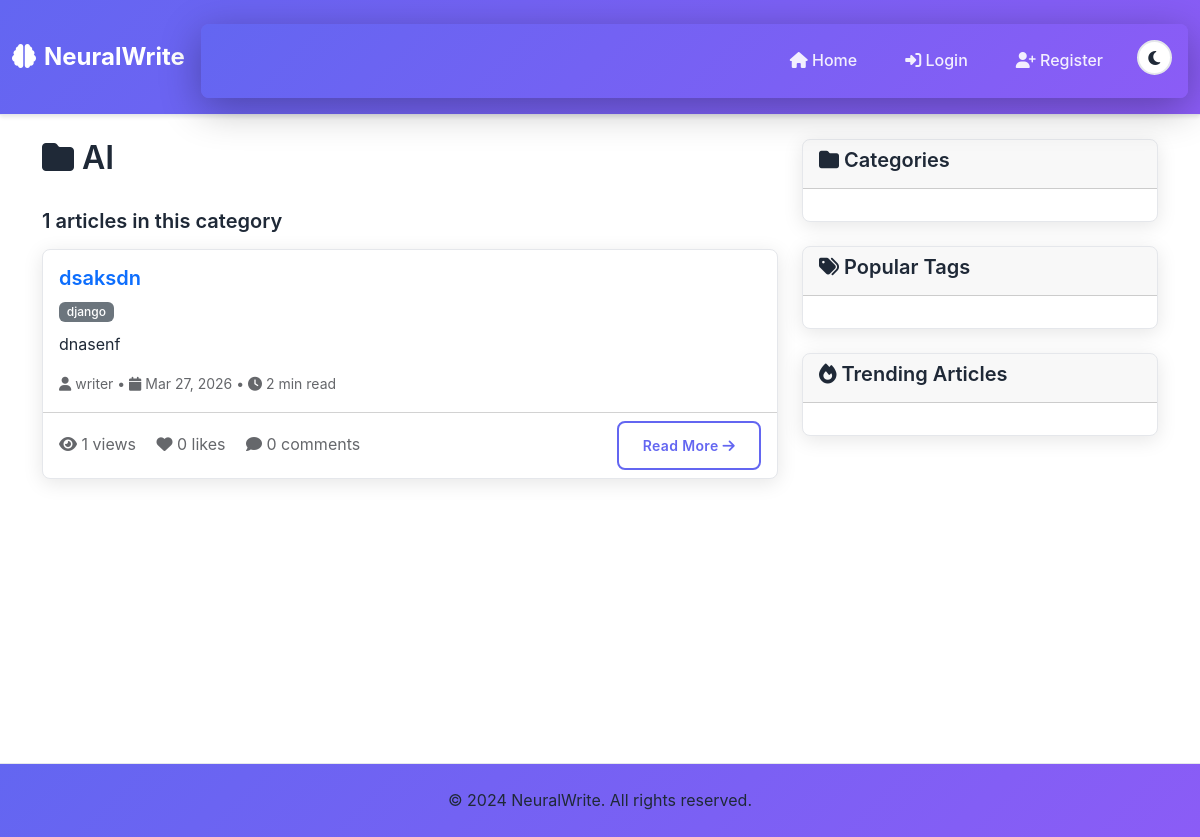
/category/ai/, run on the app's committed database.
### articles/models.py (models this page shows, shortened)
class Category(models.Model):
    name = models.CharField(max_length=100, unique=True)
    slug = models.SlugField(max_length=100, unique=True, blank=True)
    description = models.TextField(blank=True)
    color = models.CharField(max_length=7, default='#007bff')  # Hex color
    created_at = models.DateTimeField(auto_now_add=True)
    class Meta:
        verbose_name_plural = "Categories"
        ordering = ['name']

class Article(models.Model):
    STATUS_CHOICES = [
        ('draft', 'Draft'),
        ('published', 'Published'),
        ('archived', 'Archived'),
    ]
    title = models.CharField(max_length=200)
    slug = models.SlugField(max_length=200, unique=True, blank=True)
    author = models.ForeignKey(User, on_delete=models.CASCADE, related_name='articles')
    category = models.ForeignKey(Category, on_delete=models.CASCADE, related_name='articles')
    tags = models.ManyToManyField(Tag, blank=True)
    content = models.TextField()
    excerpt = models.TextField(max_length=300, blank=True)
    featured_image = models.ImageField(upload_to='articles/', blank=True)
    status = models.CharField(max_length=10, choices=STATUS_CHOICES, default='draft')
    views_count = models.PositiveIntegerField(default=0)
    likes_count = models.PositiveIntegerField(default=0)
    comments_count = models.PositiveIntegerField(default=0)
    reading_time = models.PositiveIntegerField(default=0)  # Estimated reading time in minutes
    is_featured = models.BooleanField(default=False)
    is_trending = models.BooleanField(default=False)
    created_at = models.DateTimeField(auto_now_add=True)
    updated_at = models.DateTimeField(auto_now=True)
    published_at = models.DateTimeField(null=True, blank=True)
    class Meta:
        ordering = ['-created_at']

class Tag(models.Model):
    name = models.CharField(max_length=50, unique=True)
    slug = models.SlugField(max_length=50, unique=True, blank=True)
    created_at = models.DateTimeField(auto_now_add=True)
    class Meta:
        ordering = ['name']

### accounts/models.py (models this page shows, shortened)
class User(AbstractUser):
    ROLE_CHOICES = [
        ('reader', 'Reader'),
        ('writer', 'Writer'),
        ('admin', 'Admin'),
    ]
    role = models.CharField(max_length=10, choices=ROLE_CHOICES, default='reader')
    bio = models.TextField(blank=True)
    profile_picture = models.ImageField(upload_to='profiles/', blank=True)
    website = models.URLField(blank=True)
    twitter = models.CharField(max_length=50, blank=True)
    linkedin = models.CharField(max_length=50, blank=True)
    created_at = models.DateTimeField(auto_now_add=True)
    updated_at = models.DateTimeField(auto_now=True)

### articles/views.py (the view)
# urls.py: path('category/<slug:slug>/', views.CategoryDetailView.as_view(), name='category-detail'),
class CategoryDetailView(DetailView):
    model = Category
    template_name = 'articles/category_detail.html'
    slug_url_kwarg = 'slug'
    def get_context_data(self, **kwargs):
        context = super().get_context_data(**kwargs)
        category = self.get_object()
        context['articles'] = Article.objects.filter(
            category=category,
            status='published'
        ).select_related('author').prefetch_related('tags')
        return context

### templates/articles/category_detail.html (shortened to what this page needs)
{% extends 'base.html' %}
{% block content %}
<div class="row">
    <div class="col-lg-8">
        <div class="d-flex justify-content-between align-items-center mb-4">
            <h2><i class="fas fa-folder"></i> {{ category.name }}</h2>
        </div>
        <div class="mb-3">
            <h5>{{ articles|length }} articles in this category</h5>
        </div>
        {% for article in articles %}
            <div class="card mb-4">
                <div class="card-body">
                    <div class="d-flex justify-content-between align-items-start">
                        <div class="flex-grow-1">
                            <h5 class="card-title">
                                {% if user.is_authenticated %}
                                <a href="{% url 'article-detail' article.slug %}" class="text-decoration-none">
                                    {{ article.title }}
                                </a>
                                {% else %}
                                <a href="#" class="text-decoration-none" onclick="event.preventDefault(); showLoginModal();">
                                    {{ article.title }}
                                </a>
                                {% endif %}
                            </h5>
                            <div class="mb-2">
                                {% for tag in article.tags.all %}
                                    <a href="{% url 'tag-detail' tag.slug %}" class="badge bg-secondary text-decoration-none me-1">
                                        {{ tag.name }}
                                    </a>
                                {% endfor %}
                            </div>
                            <p class="card-text">{{ article.excerpt|truncatewords:30 }}</p>
                            <div class="d-flex justify-content-between align-items-center">
                                <small class="text-muted">
                                    <i class="fas fa-user"></i> {{ article.author.username }} •
                                    <i class="fas fa-calendar"></i> {{ article.created_at|date:"M d, Y" }} •
                                    <i class="fas fa-clock"></i> {{ article.reading_time }} min read
                                </small>
                            </div>
                        </div>
                    </div>
                </div>
                <div class="card-footer bg-transparent">
                    <div class="d-flex justify-content-between align-items-center">
                        <div>
                            <span class="text-muted">
                                <i class="fas fa-eye"></i> {{ article.views_count }} views
                            </span>
                            <span class="text-muted ms-3">
                                <i class="fas fa-heart"></i> {{ article.likes_count }} likes
                            </span>
                            <span class="text-muted ms-3">
                                <i class="fas fa-comment"></i> {{ article.comments_count }} comments
                            </span>
                        </div>
                        {% if user.is_authenticated %}
                        <a href="{% url 'article-detail' article.slug %}" class="btn btn-outline-primary btn-sm">
                            Read More <i class="fas fa-arrow-right"></i>
                        </a>
                        {% else %}
                        <a href="#" class="btn btn-outline-primary btn-sm" onclick="event.preventDefault(); showLoginModal();">
                            Read More <i class="fas fa-arrow-right"></i>
                        </a>
                        {% endif %}
                    </div>
                </div>
            </div>
        {% endfor %}
    </div>
    <div class="col-lg-4">
        <div class="card mb-4">
            <div class="card-header">
                <h5><i class="fas fa-folder"></i> Categories</h5>
            </div>
            <div class="card-body">
            </div>
        </div>
        <div class="card mb-4">
            <div class="card-header">
                <h5><i class="fas fa-tags"></i> Popular Tags</h5>
            </div>
            <div class="card-body">
            </div>
        </div>
        <div class="card">
            <div class="card-header">
                <h5><i class="fas fa-fire"></i> Trending Articles</h5>
            </div>
            <div class="card-body">
            </div>
        </div>
    </div>
</div>
{% endblock %}

### templates/base.html (style rules this page uses)
:root { --primary-color: #6366f1; --secondary-color: #8b5cf6; --accent-color: #ec4899; --success-color: #10b981; --bg-light: #ffffff; --text-light: #1f2937; --card-light: #ffffff; --border-light: #e5e7eb; --shadow-light: rgba(0, 0, 0, 0.1); --bg-dark: #0f172a; --text-dark: #f1f5f9; --card-dark: #1e293b; --border-dark: #334155; --accent-dark: #334155; --shadow-dark: rgba(0, 0, 0, 0.3); }
* { margin: 0; padding: 0; box-sizing: border-box; }
html, body { background-color: var(--bg-light); color: var(--text-light); transition: all 0.3s ease; min-height: 100vh; font-family: -apple-system, BlinkMacSystemFont, 'Segoe UI', Roboto, 'Inter', sans-serif; font-weight: 400; line-height: 1.6; scroll-behavior: smooth; }
h2 { font-size: clamp(1.25rem, 3vw, 2rem); font-weight: 600; }
p { font-size: clamp(0.9rem, 1.5vw, 1rem); }
.card { border: none; border-radius: 1rem; box-shadow: 0 4px 20px var(--shadow-light); transition: all 0.3s ease; overflow: hidden; background: var(--card-light); }
.btn { border-radius: 0.5rem; font-weight: 600; padding: 0.75rem 1.5rem; transition: all 0.3s ease; border: none; text-transform: none; letter-spacing: 0.025em; }
.btn-outline-primary { border: 2px solid var(--primary-color); color: var(--primary-color); background: transparent; }
* { transition: background-color 0.2s ease, color 0.2s ease, border-color 0.2s ease; }
.card { background-color: var(--card-light); border: 1px solid var(--border-light); transition: all 0.3s ease; border-radius: 8px; }
h1, h2, h3, h4, h5, h6 { color: var(--text-light); font-weight: 600; }
p, span, div { color: inherit; }
.text-muted { color: #65676b !important; }
.card-title { color: var(--text-light); }
.card-text { color: var(--text-light); }
.badge { font-weight: 500; }

### data on the page
Category: name "AI"
Article: title "dsaksdn", excerpt "dnasenf", author.username "writer", created_at "Mar 27, 2026", reading_time "2", views_count "1", likes_count "0", comments_count "0"
Tag: name "django"

### other printed values
{{ articles|length }} "1"
